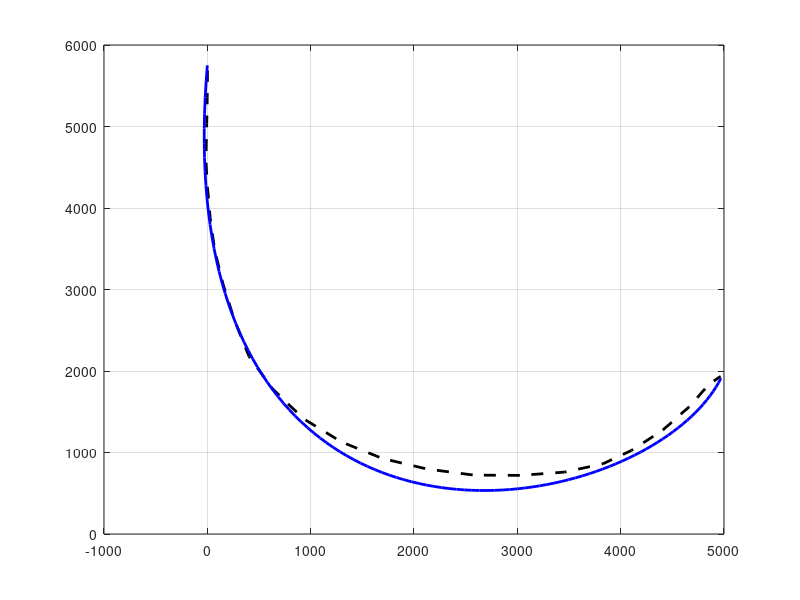

This figure's MATLAB source: (Note: this script raises an error after producing the figure.)
%% design path from points by spline
close all; clear;
% point = [0, 0;
%     1, 0;
%     2,0
%     3,0.5
%     4,1.5
%     4.8, 1.5
%     5,0.8
%     6, 0.5
%     6.5, 0
%     7.5, 0.5
%     7,2
%     6, 3
%     5, 4
%     4., 2.5
%     3, 3
%     2., 3.5;
%     1.3, 2.2
%     0.5, 2.
%     0,3];

point = [0, 0;
    0, 1;
    0,2
    0.5,3
    1.5,4
    1.5,4.8
    0.8,5
    0.5,6
    0,6.5
    0.5,7.5
    2,7
    3,6
    3,5
    2.5,4
    3, 3
    3.5,2;
    2.2,1.3
    2,0.5
    3,0];

s = 1:1:length(point);


px_spline = spline(s, point(:,1), 1:0.0197:length(point));
py_spline = spline(s, point(:,2), 1:0.0197:length(point));

p_spline = [(px_spline*1000)', (py_spline*1000)'];



%% insert yaw

% yaw = zeros(length(px_spline), 1);
% for i = 2:length(px_spline)-1
%     x_forward = px_spline(i+1);
%     x_backward = px_spline(i-1);
%     y_forward = py_spline(i+1);
%     y_backward = py_spline(i-1);
%     yaw(i) = atan2(y_forward-y_backward, x_forward-x_backward);
% end
% yaw(1) = yaw(2);
% yaw(end) = yaw(end-1);


%% plot with attitude

% arrow_scale = 0.01;
% set(gcf, 'Position', [100 100 260 220]); 

a = load("1.txt");
a1 = a(:,1);
a2 = a(:,2);
a3 = a(:,3);
b = load("2.txt");
b1 = b(:,1);
b2 = b(:,2);
plot(-a1, a2+5776,'k--','LineWidth',2,'DisplayName','Ref'); 
grid on;
hold on;
plot(b1-250,b2,'b','LineWidth',2,'DisplayName','FDMPC'); hold on;
% plot(a1,a2,'r-.','LineWidth',2,'DisplayName','MPC'); 

array = (1:73)';
figure(2);
yline(87,'LineWidth',2); hold on;
plot(array,a3,'r--','LineWidth',2);

hold off;
xlabel('X (mm)');
ylabel('Y (mm)');
% lgd = legend;
% lgd.FontSize = 12;
% lgd.NumColumns = 1;
zp = BaseZoom(); % 2570 4280 
% zp.plot;
% zp.plot;

figure('Position',[320 320 523 437]);
% nearest_point_x = zeros(size(a1,1),1);
% nearest_point_y = zeros(size(a1,1),1);
% err = zeros(size(a1,1),1);
% for i = 1:size(a1,1)
%     dist = sqrt((p_spline(:,1)-a1(i,1)).^2 + (p_spline(:,2)-a2(i,1)).^2);
%     [~, min_dist_idx] = min(dist)
%     nearest_point_x(i) = p_spline(min_dist_idx,1);
%     nearest_point_y(i) = p_spline(min_dist_idx,2);
%     err(i) = (sqrt((a1(i,1)-nearest_point_x(i))^2 + (a2(i,1)-nearest_point_y(i))^2));
% end

%求横向误差
% dist = sqrt((p_spline(:,1)-a1(:,1)').^2 + (p_spline(:,2)-a2(:,1)').^2);
% [~, min_dist_idx] = min(dist,[],1);
% nearest_point_x = p_spline(min_dist_idx,1);
% nearest_point_y = p_spline(min_dist_idx,2);
% err = sqrt((a1-nearest_point_x).^2 + (a2-nearest_point_y).^2);
% axis([0 20 -10 10]); hold on;

nearest_point_x = zeros(size(a1,1),1);
nearest_point_y = zeros(size(a1,1),1);
err = zeros(size(a1,1),1);
normalized_err_1 = zeros(size(a1,1),1);

for i = 1:size(a1,1)
    dist = sqrt((p_spline(:,1)-a1(i,1)).^2 + (p_spline(:,2)-a2(i,1)).^2);
    [~, min_dist_idx] = min(dist);
    nearest_point_x(i) = p_spline(min_dist_idx,1);
    nearest_point_y(i) = p_spline(min_dist_idx,2);
    vec1 = [nearest_point_x(i) - p_spline(max(min_dist_idx-1,1),1); nearest_point_y(i) - p_spline(max(min_dist_idx-1,1),2)];
    vec2 = [p_spline(min(min_dist_idx+1,size(p_spline,1)),1) - nearest_point_x(i); p_spline(min(min_dist_idx+1,size(p_spline,1)),2) - nearest_point_y(i)];
    cross_prod = vec1(1)*vec2(2) - vec1(2)*vec2(1);
    err(i) = sign(cross_prod) * sqrt((a1(i,1)-nearest_point_x(i))^2 + (a2(i,1)-nearest_point_y(i))^2);
    normalized_err_1(i) = (err(i) - 6) / 12; %归一化
end

axis([0 20 -10 10]); hold on;
yline(0,'k','LineWidth',1.5);
plot(a4,normalized_err_1,'b','LineWidth',1.5,'DisplayName','FDMPC'); hold on;
avg_1 = sum(normalized_err_1)/a4

nearest_point_x = zeros(size(b1,1),1);
nearest_point_y = zeros(size(b1,1),1);
err = zeros(size(b1,1),1);
normalized_err_2 = zeros(size(b1,1),1);

for i = 1:size(b1,1)
    dist = sqrt((p_spline(:,1)-b1(i,1)).^2 + (p_spline(:,2)-b2(i,1)).^2);
    [~, min_dist_idx] = min(dist);
    nearest_point_x(i) = p_spline(min_dist_idx,1);
    nearest_point_y(i) = p_spline(min_dist_idx,2);
    vec1 = [nearest_point_x(i) - p_spline(max(min_dist_idx-1,1),1); nearest_point_y(i) - p_spline(max(min_dist_idx-1,1),2)];
    vec2 = [p_spline(min(min_dist_idx+1,size(p_spline,1)),1) - nearest_point_x(i); p_spline(min(min_dist_idx+1,size(p_spline,1)),2) - nearest_point_y(i)];
    cross_prod = vec1(1)*vec2(2) - vec1(2)*vec2(1);
    err(i) = sign(cross_prod) * sqrt((b1(i,1)-nearest_point_x(i))^2 + (b2(i,1)-nearest_point_y(i))^2);
    normalized_err_2(i) = (err(i) - 2) / 4; %归一化
end

axis([0 20 -10 10]); hold on;
xlabel('Time (s)');
ylabel('Lateral error (mm)');
lgd = legend;
lgd.FontSize = 12;
lgd.NumColumns = 1;

plot(b4,normalized_err_2,'r--','LineWidth',1.5,'DisplayName','MPC'); hold off;
avg_2 = sum(normalized_err_2)/b4

% 计算曲率值
dx = diff(p_spline(:, 1)/1000);
dy = diff(p_spline(:, 2)/1000);

d2x = diff(dx);
d2y = diff(dy);
dx = dx(1:end-1);
dy = dy(1:end-1);
curvature = abs(d2y.*dx - d2x.*dy) ./ (dx.^2 + dy.^2).^1.5;
curvature = [0; 0; curvature];

% 绘制曲率图
figure('Position',([400 400 523 437]));

tiledlayout(2,1)
ax1 = nexttile;
plot(ax1,1:length(curvature), curvature);
xlabel('Index of trajectory points');
ylabel('Curvature (m^{-1})');
% 
ax2 = nexttile; %P_min = 5 P_max = 15

% % 假设 curvature 是已知的曲率序列
curvature_trend = smooth(curvature); % 平滑曲线趋势
curvature_scaled = round(rescale(curvature_trend, 5, 15)); % 将曲率趋势缩放到 [5, 15] 区间并四舍五入为整数
plot(ax2,1:length(curvature),curvature_scaled);
xlabel('Index of trajectory points');
ylabel('P');

%% save path
% path = [(px_spline*1000)', (py_spline*1000)'];
% save('path.txt', 'path','-ascii');
% dlmwrite('path1.txt',path);